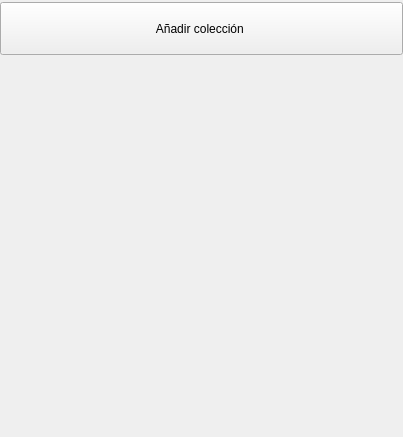
<?xml version="1.0" encoding="UTF-8"?>
<ui version="4.0">
 <class>ViewerCollectionLayer</class>
 <widget class="QWidget" name="ViewerCollectionLayer">
  <property name="geometry">
   <rect>
    <x>0</x>
    <y>0</y>
    <width>403</width>
    <height>437</height>
   </rect>
  </property>
  <property name="minimumSize">
   <size>
    <width>0</width>
    <height>0</height>
   </size>
  </property>
  <property name="maximumSize">
   <size>
    <width>403</width>
    <height>707</height>
   </size>
  </property>
  <property name="focusPolicy">
   <enum>Qt::NoFocus</enum>
  </property>
  <property name="windowTitle">
   <string notr="true">Form</string>
  </property>
  <property name="styleSheet">
   <string notr="true" />
  </property>
  <layout class="QVBoxLayout" name="verticalLayout">
   <property name="spacing">
    <number>0</number>
   </property>
   <property name="margin">
    <number>0</number>
   </property>
   <item>
    <widget class="QWidget" name="CollectionLayerCont" native="true">
     <property name="sizePolicy">
      <sizepolicy hsizetype="Preferred" vsizetype="Maximum">
       <horstretch>0</horstretch>
       <verstretch>0</verstretch>
      </sizepolicy>
     </property>
     <layout class="QVBoxLayout" name="DictionaryLayerCon2">
      <property name="spacing">
       <number>0</number>
      </property>
      <property name="leftMargin">
       <number>0</number>
      </property>
      <property name="topMargin">
       <number>2</number>
      </property>
      <property name="rightMargin">
       <number>0</number>
      </property>
      <property name="bottomMargin">
       <number>0</number>
      </property>
      <item>
       <widget class="QPushButton" name="addNewCollection">
        <property name="sizePolicy">
         <sizepolicy hsizetype="Expanding" vsizetype="Expanding">
          <horstretch>0</horstretch>
          <verstretch>0</verstretch>
         </sizepolicy>
        </property>
        <property name="minimumSize">
         <size>
          <width>0</width>
          <height>53</height>
         </size>
        </property>
        <property name="maximumSize">
         <size>
          <width>679</width>
          <height>75</height>
         </size>
        </property>
        <property name="focusPolicy">
         <enum>Qt::NoFocus</enum>
        </property>
        <property name="text">
         <string>A&#241;adir colecci&#243;n </string>
        </property>
        <property name="checkable">
         <bool>true</bool>
        </property>
       </widget>
      </item>
      <item>
       <widget class="ViewerCollectionItem" name="collectionItem0" native="true">
        <layout class="QHBoxLayout" name="horizontalLayout" />
       </widget>
      </item>
      <item>
       <widget class="ViewerCollectionItem" name="collectionItem1" native="true">
        <layout class="QHBoxLayout" name="horizontalLayout_8" />
       </widget>
      </item>
      <item>
       <widget class="ViewerCollectionItem" name="collectionItem2" native="true">
        <layout class="QHBoxLayout" name="horizontalLayout_6" />
       </widget>
      </item>
      <item>
       <widget class="ViewerCollectionItem" name="collectionItem3" native="true">
        <layout class="QHBoxLayout" name="collectionItem2s" />
       </widget>
      </item>
      <item>
       <widget class="ViewerVerticalPagerPopup" name="VerticalPagerPopup" native="true">
        <property name="minimumSize">
         <size>
          <width>187</width>
          <height>50</height>
         </size>
        </property>
        <layout class="QHBoxLayout" name="horizontalLayout_2">
         <property name="spacing">
          <number>0</number>
         </property>
         <property name="margin">
          <number>0</number>
         </property>
        </layout>
       </widget>
      </item>
     </layout>
    </widget>
   </item>
   <item>
    <spacer name="verticalSpacer_2">
     <property name="orientation">
      <enum>Qt::Vertical</enum>
     </property>
     <property name="sizeHint" stdset="0">
      <size>
       <width>28</width>
       <height>57</height>
      </size>
     </property>
    </spacer>
   </item>
  </layout>
 </widget>
 <customwidgets>
  <customwidget>
   <class>ViewerVerticalPagerPopup</class>
   <extends>QWidget</extends>
   <header>ViewerVerticalPagerPopup.h</header>
   <container>1</container>
  </customwidget>
  <customwidget>
   <class>ViewerCollectionItem</class>
   <extends>QWidget</extends>
   <header location="global">ViewerCollectionItem.h</header>
   <container>1</container>
  </customwidget>
 </customwidgets>
 <resources />
 <connections />
</ui>
